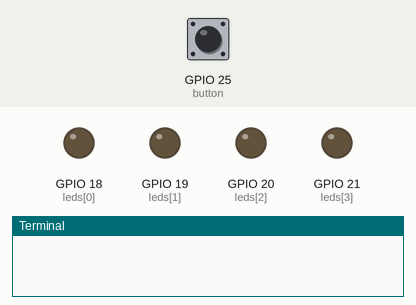
Recording of a program running on a simulated Raspberry Pi (BCM pin numbers). Shown: output pins drawn as LEDs (lit = HIGH), the last lines printed to the terminal. Dashed ring = blinking. The test bench sets the inputs (shaded band); at power-on: GPIO 25 (button) HIGH.

Above: at 1.2 s.
1.3 s: GPIO 25 (button) pulled LOW for 1 s
At 3.7 s:
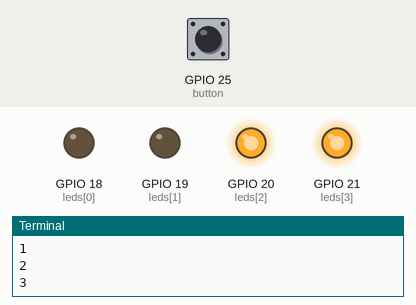
4.0 s: GPIO 25 (button) pulled LOW for 0.15 s
At 5.3 s:
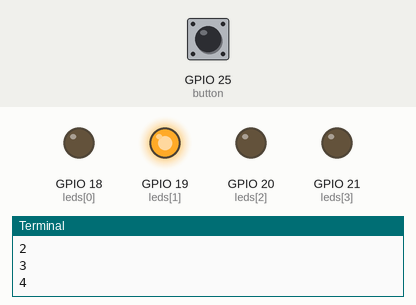
5.8 s: GPIO 25 (button) pulled LOW for 0.15 s
At 6.7 s:
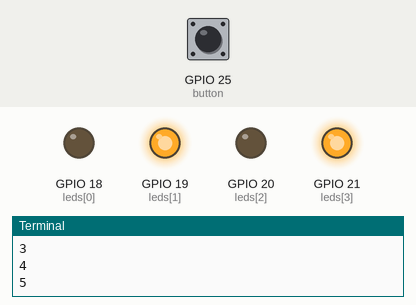
7.6 s: GPIO 25 (button) pulled LOW for 3.2 s
At 8.35 s:
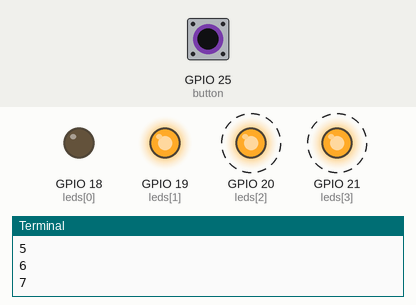
Timing chart, 0 to 12.4 s (numbered marks = the images above; inputs shaded):
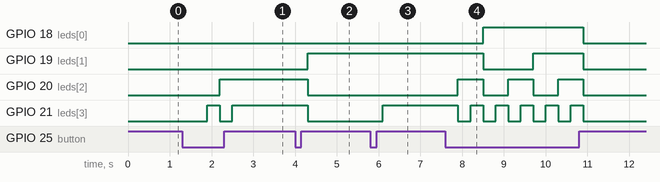

Measured:
- after the input at 1.3 s, GPIO 20 (leds[2]): LOW → HIGH after 0.90 s; GPIO 21 (leds[3]): LOW → HIGH after 0.60 s, → LOW 0.30 s later, → HIGH 0.30 s later
- after the input at 4.0 s, GPIO 19 (leds[1]): LOW → HIGH after 0.30 s; GPIO 20 (leds[2]), GPIO 21 (leds[3]): HIGH → LOW after 0.30 s
- after the input at 5.8 s, GPIO 21 (leds[3]): LOW → HIGH after 0.30 s
- after the input at 7.6 s, GPIO 18 (leds[0]): LOW → HIGH after 0.90 s, → LOW 2.4 s later; GPIO 19 (leds[1]): HIGH → LOW after 0.90 s, → HIGH 1.2 s later, → LOW 1.2 s later

The program:

counter_gpiozero.py
```python
from gpiozero import LEDBoard, Button
from time import sleep

leds = LEDBoard(18, 19, 20, 21)
button = Button(25)

cnt = 0

def counter(num):

  leds.off()

  if (num & 8): leds[0].on()
  if (num & 4): leds[1].on()
  if (num & 2): leds[2].on()
  if (num & 1): leds[3].on()


while True:
  if (cnt > 15): cnt = 0

  if button.is_pressed:
    sleep(0.3)
    counter(cnt)
    print(cnt)
    cnt += 1

    
```
